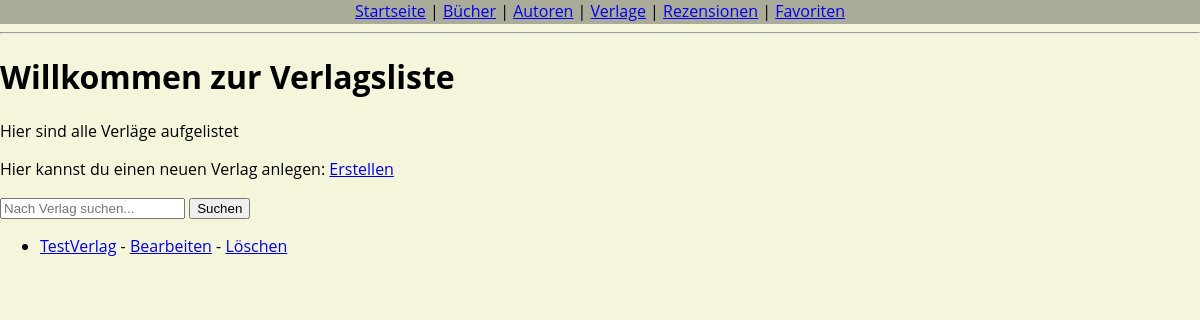
The app's page /publishers/, older data.
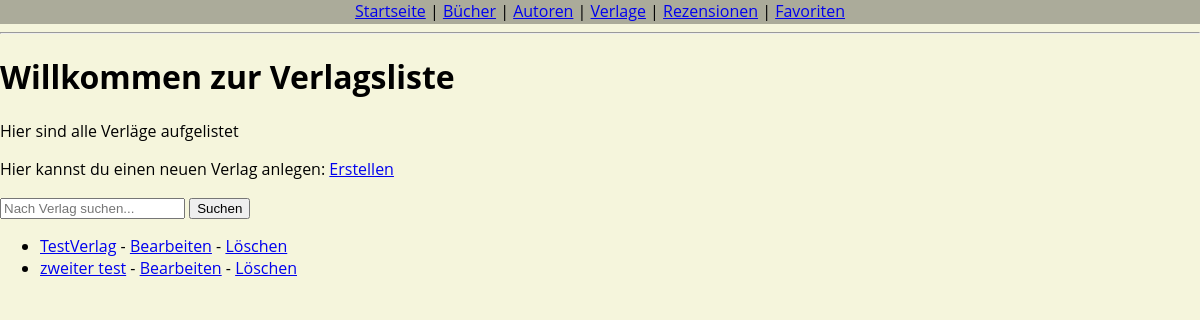
The same page, newer data.
### library/models.py (models this page shows, shortened)
class Publisher(models.Model):
    Name = models.CharField(max_length=200)
    Gründungsjahr = models.PositiveIntegerField(null=True, blank=True)
    Sitz = models.CharField(max_length=200, blank=True)
    Beschreibung = models.TextField(blank=True)

### library/views.py (the view)
# urls.py: path("publishers/", views.PublisherListView.as_view(), name="publisher_list"),
class PublisherListView(ListView):
    model = Publisher
    template_name = "library/publisher/publisher_list.html"
    context_object_name = "publishers"
    def get_queryset(self):
        queryset = super().get_queryset()
        search_query = self.request.GET.get("q")
        if search_query:
            queryset = queryset.filter(Name__icontains=search_query)
        return queryset

### library/templates/library/publisher/publisher_list.html
{% extends "library/base.html" %}
{% block content %}
  <h1>Willkommen zur Verlagsliste</h1>
  <p>Hier sind alle Verläge aufgelistet</p>
  <p>
    Hier kannst du einen neuen Verlag anlegen:
    <a href="{% url 'publisher_create' %}">Erstellen</a>
  </p>
  <form method="get" action="{% url 'publisher_list' %}">
    <input type="text" name="q" placeholder="Nach Verlag suchen..." value="{{ request.GET.q }}">
    <button type="submit">Suchen</button>
  </form>
  <ul>
    {% for p in publishers %}
      <li>
        <a href="{% url 'publisher_detail' p.pk %}">{{ p.Name }}</a>
        - <a href="{% url 'publisher_update' p.pk %}">Bearbeiten</a>
        - <a href="{% url 'publisher_delete' p.pk %}">Löschen</a>
      </li>
    {% empty %}
      <li>Noch keine Verlage vorhanden.</li>
    {% endfor %}
    </ul>
{% endblock %}

Row changes from the older to the newer data that the page shows:
added Publisher: Name "zweiter test"
